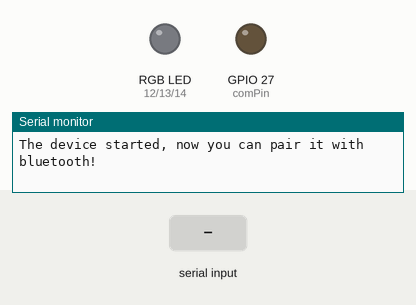
A sketch run on a simulated ESP32. Shown: an RGB LED mixed from three pins (HIGH = lit), output pins drawn as LEDs (lit = HIGH), the last lines printed to the serial monitor. The inputs (shaded band) are chosen by the test bench. Nothing arrives over Bluetooth unless stated.

Above: at 1.2 s.
1.3 s: "1" received over the second serial link
At 2.5 s:
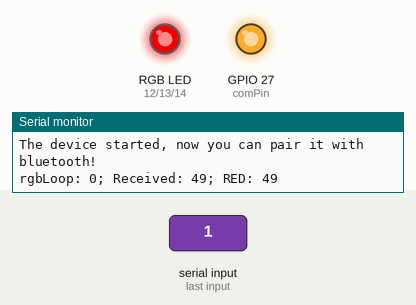
2.8 s: "0" received over the second serial link
At 3.8 s:
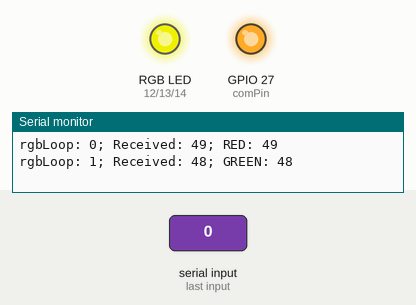
4.3 s: "2" received over the second serial link
At 4.8 s:
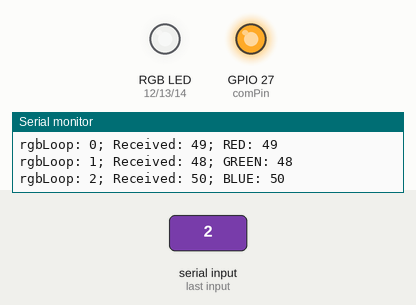
Timing chart, 0 to 7.3 s (numbered marks = the images above; inputs shaded):
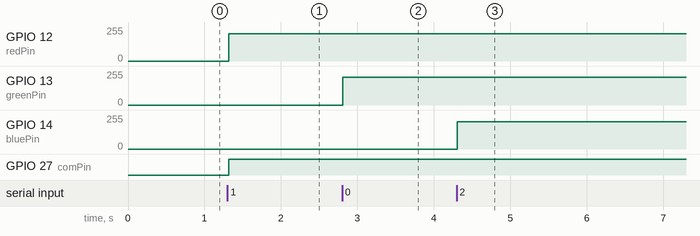

The sketch:

SerialToSerialBT_RGBColorSlider.ino
```cpp
#include "BluetoothSerial.h"
#include <analogWrite.h>
#define redPin 12
#define greenPin 13
#define bluePin 14
#define comPin 27

#if !defined(CONFIG_BT_ENABLED) || !defined(CONFIG_BLUEDROID_ENABLED)
#error Bluetooth is not enabled! Please run `make menuconfig` to and enable it
#endif

#if !defined(CONFIG_BT_SPP_ENABLED)
#error Serial Bluetooth not available or not enabled. It is only available for the ESP32 chip.
#endif

BluetoothSerial SerialBT;
int receivedValue = 0;
// count the red, green and blue and repeat
int rgbLoop = 0;
void setup() {
  Serial.begin(115200);
  SerialBT.begin("ESP32_kachun"); //Bluetooth device name
  // pinMode(ledPin, OUTPUT);
  pinMode(redPin, OUTPUT);
  pinMode(greenPin, OUTPUT);
  pinMode(bluePin, OUTPUT);
  pinMode(comPin, OUTPUT);
  Serial.println("The device started, now you can pair it with bluetooth!");
}

void loop() {
  if (Serial.available()) {
    SerialBT.write(Serial.read());
  }
  if (SerialBT.available()) {
    receivedValue = SerialBT.read();
    if (rgbLoop == 3) {
      // reset
      rgbLoop = 0;
    }
    Serial.print("rgbLoop: " + String(rgbLoop) + "; ");
    Serial.print("Received: " + String(receivedValue) + "; ");
    analogWrite(comPin, 255);
    switch(rgbLoop) {
      case 0: // red
        Serial.println("RED: " + String(receivedValue));
        analogWrite(redPin, (255-receivedValue));
        break;
      case 1: // green
        Serial.println("GREEN: " + String(receivedValue));
        analogWrite(greenPin, (255-receivedValue));
        break;
      case 2: // blue
        Serial.println("BLUE: " + String(receivedValue));
        analogWrite(bluePin, (255-receivedValue));
        break;
      default:
        Serial.println("Impossible!!!");
    }
    rgbLoop++;
  }
  delay(20);
}
```

Measured:
- after the input at 1.3 s, GPIO 12 (redPin): 0/255 → 206/255 at once; GPIO 27 (comPin): LOW → HIGH at once
- after the input at 2.8 s, GPIO 13 (greenPin): 0/255 → 207/255 at once
- after the input at 4.3 s, GPIO 14 (bluePin): 0/255 → 205/255 at once
